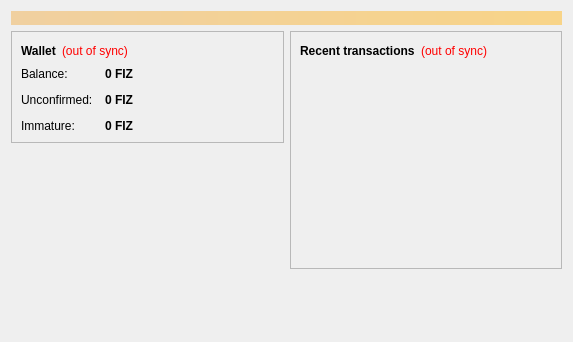
<?xml version="1.0" encoding="UTF-8"?>
<ui version="4.0">
 <class>OverviewPage</class>
 <widget class="QWidget" name="OverviewPage">
  <property name="geometry">
   <rect>
    <x>0</x>
    <y>0</y>
    <width>573</width>
    <height>342</height>
   </rect>
  </property>
  <property name="windowTitle">
   <string>Form</string>
  </property>
  <layout class="QVBoxLayout" name="topLayout">
   <item>
    <widget class="QLabel" name="labelAlerts">
     <property name="visible">
      <bool>false</bool>
     </property>
     <property name="styleSheet">
      <string notr="true">background-color: qlineargradient(x1: 0, y1: 0, x2: 1, y2: 0, stop:0 #F0D0A0, stop:1 #F8D488); color:#000000;</string>
     </property>
     <property name="wordWrap">
      <bool>true</bool>
     </property>
     <property name="margin">
      <number>3</number>
     </property>
    </widget>
   </item>
   <item>
    <layout class="QHBoxLayout" name="horizontalLayout" stretch="1,1">
     <item>
      <layout class="QVBoxLayout" name="verticalLayout_2">
       <item>
        <widget class="QFrame" name="frame">
         <property name="frameShape">
          <enum>QFrame::StyledPanel</enum>
         </property>
         <property name="frameShadow">
          <enum>QFrame::Raised</enum>
         </property>
         <layout class="QVBoxLayout" name="verticalLayout_4">
          <item>
           <layout class="QHBoxLayout" name="horizontalLayout_4">
            <item>
             <widget class="QLabel" name="label_5">
              <property name="font">
               <font>
                <weight>75</weight>
                <bold>true</bold>
               </font>
              </property>
              <property name="text">
               <string>Wallet</string>
              </property>
             </widget>
            </item>
            <item>
             <widget class="QLabel" name="labelWalletStatus">
              <property name="toolTip">
               <string>The displayed information may be out of date. Your wallet automatically synchronizes with the Fizzlecoin network after a connection is established, but this process has not completed yet.</string>
              </property>
              <property name="styleSheet">
               <string notr="true">QLabel { color: red; }</string>
              </property>
              <property name="text">
               <string notr="true">(out of sync)</string>
              </property>
              <property name="alignment">
               <set>Qt::AlignLeading|Qt::AlignLeft|Qt::AlignVCenter</set>
              </property>
             </widget>
            </item>
            <item>
             <spacer name="horizontalSpacer_2">
              <property name="orientation">
               <enum>Qt::Horizontal</enum>
              </property>
              <property name="sizeHint" stdset="0">
               <size>
                <width>40</width>
                <height>20</height>
               </size>
              </property>
             </spacer>
            </item>
           </layout>
          </item>
          <item>
           <layout class="QFormLayout" name="formLayout_2">
            <property name="fieldGrowthPolicy">
             <enum>QFormLayout::AllNonFixedFieldsGrow</enum>
            </property>
            <property name="horizontalSpacing">
             <number>12</number>
            </property>
            <property name="verticalSpacing">
             <number>12</number>
            </property>
            <item row="0" column="0">
             <widget class="QLabel" name="label">
              <property name="text">
               <string>Balance:</string>
              </property>
             </widget>
            </item>
            <item row="0" column="1">
             <widget class="QLabel" name="labelBalance">
              <property name="font">
               <font>
                <weight>75</weight>
                <bold>true</bold>
               </font>
              </property>
              <property name="cursor">
               <cursorShape>IBeamCursor</cursorShape>
              </property>
              <property name="toolTip">
               <string>Your current balance</string>
              </property>
              <property name="text">
               <string notr="true">0 FIZ</string>
              </property>
              <property name="textInteractionFlags">
               <set>Qt::LinksAccessibleByMouse|Qt::TextSelectableByKeyboard|Qt::TextSelectableByMouse</set>
              </property>
             </widget>
            </item>
            <item row="1" column="0">
             <widget class="QLabel" name="label_3">
              <property name="text">
               <string>Unconfirmed:</string>
              </property>
             </widget>
            </item>
            <item row="1" column="1">
             <widget class="QLabel" name="labelUnconfirmed">
              <property name="font">
               <font>
                <weight>75</weight>
                <bold>true</bold>
               </font>
              </property>
              <property name="cursor">
               <cursorShape>IBeamCursor</cursorShape>
              </property>
              <property name="toolTip">
               <string>Total of transactions that have yet to be confirmed, and do not yet count toward the current balance</string>
              </property>
              <property name="text">
               <string notr="true">0 FIZ</string>
              </property>
              <property name="textInteractionFlags">
               <set>Qt::LinksAccessibleByMouse|Qt::TextSelectableByKeyboard|Qt::TextSelectableByMouse</set>
              </property>
             </widget>
            </item>
            <item row="2" column="0">
             <widget class="QLabel" name="labelImmatureText">
              <property name="text">
               <string>Immature:</string>
              </property>
             </widget>
            </item>
            <item row="2" column="1">
             <widget class="QLabel" name="labelImmature">
              <property name="font">
               <font>
                <weight>75</weight>
                <bold>true</bold>
               </font>
              </property>
              <property name="toolTip">
               <string>Mined balance that has not yet matured</string>
              </property>
              <property name="text">
               <string notr="true">0 FIZ</string>
              </property>
              <property name="textInteractionFlags">
               <set>Qt::LinksAccessibleByMouse|Qt::TextSelectableByKeyboard|Qt::TextSelectableByMouse</set>
              </property>
             </widget>
            </item>
           </layout>
          </item>
         </layout>
        </widget>
       </item>
       <item>
        <spacer name="verticalSpacer">
         <property name="orientation">
          <enum>Qt::Vertical</enum>
         </property>
         <property name="sizeHint" stdset="0">
          <size>
           <width>20</width>
           <height>40</height>
          </size>
         </property>
        </spacer>
       </item>
      </layout>
     </item>
     <item>
      <layout class="QVBoxLayout" name="verticalLayout_3">
       <item>
        <widget class="QFrame" name="frame_2">
         <property name="frameShape">
          <enum>QFrame::StyledPanel</enum>
         </property>
         <property name="frameShadow">
          <enum>QFrame::Raised</enum>
         </property>
         <layout class="QVBoxLayout" name="verticalLayout">
          <item>
           <layout class="QHBoxLayout" name="horizontalLayout_2">
            <item>
             <widget class="QLabel" name="label_4">
              <property name="text">
               <string>&lt;b&gt;Recent transactions&lt;/b&gt;</string>
              </property>
             </widget>
            </item>
            <item>
             <widget class="QLabel" name="labelTransactionsStatus">
              <property name="toolTip">
               <string>The displayed information may be out of date. Your wallet automatically synchronizes with the Fizzlecoin network after a connection is established, but this process has not completed yet.</string>
              </property>
              <property name="styleSheet">
               <string notr="true">QLabel { color: red; }</string>
              </property>
              <property name="text">
               <string notr="true">(out of sync)</string>
              </property>
              <property name="alignment">
               <set>Qt::AlignRight|Qt::AlignTrailing|Qt::AlignVCenter</set>
              </property>
             </widget>
            </item>
            <item>
             <spacer name="horizontalSpacer">
              <property name="orientation">
               <enum>Qt::Horizontal</enum>
              </property>
              <property name="sizeHint" stdset="0">
               <size>
                <width>40</width>
                <height>20</height>
               </size>
              </property>
             </spacer>
            </item>
           </layout>
          </item>
          <item>
           <widget class="QListView" name="listTransactions">
            <property name="styleSheet">
             <string notr="true">QListView { background: transparent; }</string>
            </property>
            <property name="frameShape">
             <enum>QFrame::NoFrame</enum>
            </property>
            <property name="verticalScrollBarPolicy">
             <enum>Qt::ScrollBarAlwaysOff</enum>
            </property>
            <property name="horizontalScrollBarPolicy">
             <enum>Qt::ScrollBarAlwaysOff</enum>
            </property>
            <property name="selectionMode">
             <enum>QAbstractItemView::NoSelection</enum>
            </property>
           </widget>
          </item>
         </layout>
        </widget>
       </item>
       <item>
        <spacer name="verticalSpacer_2">
         <property name="orientation">
          <enum>Qt::Vertical</enum>
         </property>
         <property name="sizeHint" stdset="0">
          <size>
           <width>20</width>
           <height>40</height>
          </size>
         </property>
        </spacer>
       </item>
      </layout>
     </item>
    </layout>
   </item>
  </layout>
 </widget>
 <resources/>
 <connections/>
</ui>
